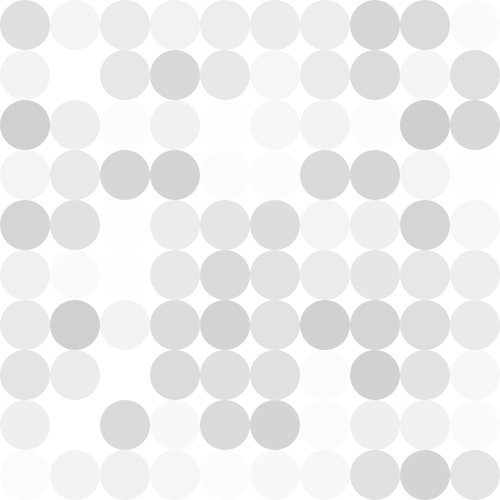
Frame 1 (no input)
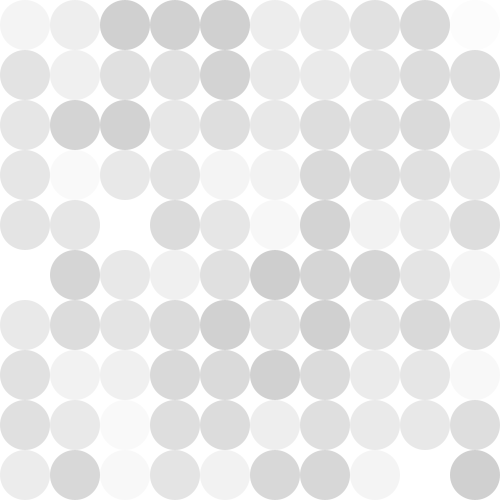
Frame 60 (the mouse pressed at the canvas centre just before this capture)
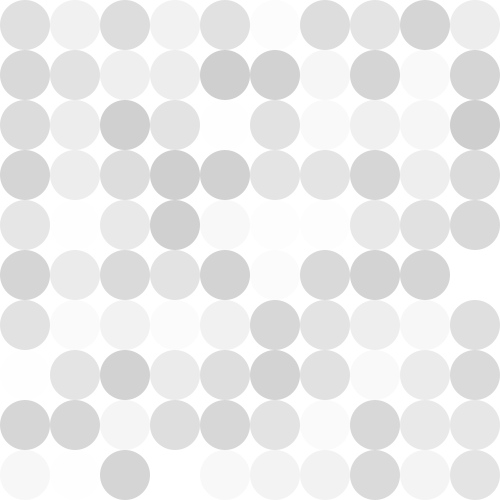
Frame 120 (the mouse held since frame 60 and released just before this capture)

The Processing sketch that drew these frames (run headless with seeded random() and noise(); from frame 60 on, the mouse is pressed at the canvas centre):

// Processing sketch: forloop_gridexample
// ── forloop_gridexample.pde
void setup() {
  size (500,500);
  
}

void draw() {
  background (255);
  for (int i = 25; i < width; i = i + 50) {
    for (int j = 25; j < height; j = j + 50) {
      smooth();
      fill(0,random(0,50));
      noStroke();
      ellipseMode(CENTER);
      ellipse(i,j,50,50);
    }
   }
}
        
  
